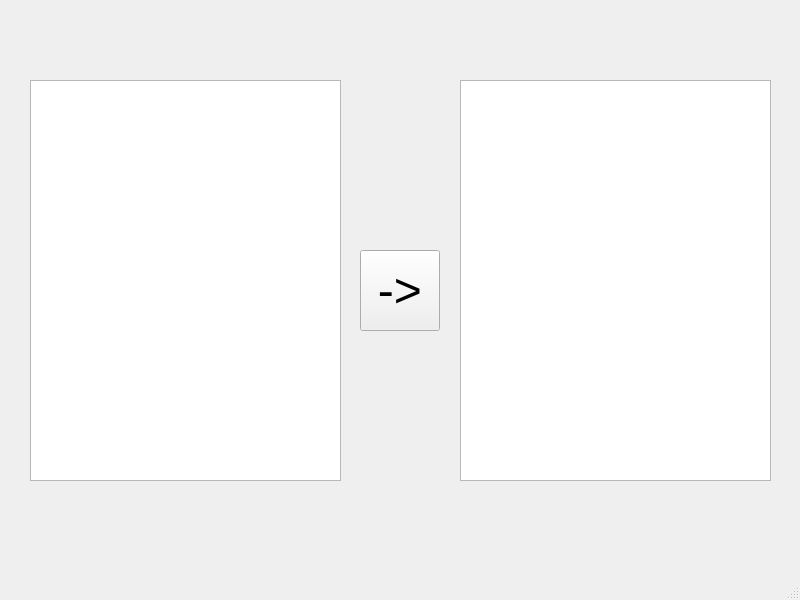
<?xml version="1.0" encoding="UTF-8"?>
<ui version="4.0">
 <class>MainWindow</class>
 <widget class="QMainWindow" name="MainWindow">
  <property name="geometry">
   <rect>
    <x>0</x>
    <y>0</y>
    <width>800</width>
    <height>600</height>
   </rect>
  </property>
  <property name="windowTitle">
   <string>MainWindow</string>
  </property>
  <widget class="QWidget" name="centralwidget">
   <widget class="QTextEdit" name="textEdit">
    <property name="geometry">
     <rect>
      <x>30</x>
      <y>80</y>
      <width>311</width>
      <height>401</height>
     </rect>
    </property>
    <property name="font">
     <font>
      <pointsize>12</pointsize>
     </font>
    </property>
    <property name="html">
     <string>&lt;!DOCTYPE HTML PUBLIC &quot;-//W3C//DTD HTML 4.0//EN&quot; &quot;http://www.w3.org/TR/REC-html40/strict.dtd&quot;&gt;
&lt;html&gt;&lt;head&gt;&lt;meta name=&quot;qrichtext&quot; content=&quot;1&quot; /&gt;&lt;meta charset=&quot;utf-8&quot; /&gt;&lt;style type=&quot;text/css&quot;&gt;
p, li { white-space: pre-wrap; }
&lt;/style&gt;&lt;/head&gt;&lt;body style=&quot; font-family:'Segoe UI'; font-size:12pt; font-weight:400; font-style:normal;&quot;&gt;
&lt;p style=&quot;-qt-paragraph-type:empty; margin-top:0px; margin-bottom:0px; margin-left:0px; margin-right:0px; -qt-block-indent:0; text-indent:0px; font-size:9pt;&quot;&gt;&lt;br /&gt;&lt;/p&gt;&lt;/body&gt;&lt;/html&gt;</string>
    </property>
   </widget>
   <widget class="QTextEdit" name="textEdit_2">
    <property name="geometry">
     <rect>
      <x>460</x>
      <y>80</y>
      <width>311</width>
      <height>401</height>
     </rect>
    </property>
    <property name="font">
     <font>
      <pointsize>12</pointsize>
     </font>
    </property>
    <property name="html">
     <string>&lt;!DOCTYPE HTML PUBLIC &quot;-//W3C//DTD HTML 4.0//EN&quot; &quot;http://www.w3.org/TR/REC-html40/strict.dtd&quot;&gt;
&lt;html&gt;&lt;head&gt;&lt;meta name=&quot;qrichtext&quot; content=&quot;1&quot; /&gt;&lt;meta charset=&quot;utf-8&quot; /&gt;&lt;style type=&quot;text/css&quot;&gt;
p, li { white-space: pre-wrap; }
&lt;/style&gt;&lt;/head&gt;&lt;body style=&quot; font-family:'Segoe UI'; font-size:12pt; font-weight:400; font-style:normal;&quot;&gt;
&lt;p style=&quot;-qt-paragraph-type:empty; margin-top:0px; margin-bottom:0px; margin-left:0px; margin-right:0px; -qt-block-indent:0; text-indent:0px; font-size:9pt;&quot;&gt;&lt;br /&gt;&lt;/p&gt;&lt;/body&gt;&lt;/html&gt;</string>
    </property>
   </widget>
   <widget class="QPushButton" name="pushButton">
    <property name="geometry">
     <rect>
      <x>360</x>
      <y>250</y>
      <width>80</width>
      <height>81</height>
     </rect>
    </property>
    <property name="font">
     <font>
      <pointsize>36</pointsize>
     </font>
    </property>
    <property name="text">
     <string>-&gt;</string>
    </property>
   </widget>
  </widget>
  <widget class="QMenuBar" name="menubar">
   <property name="geometry">
    <rect>
     <x>0</x>
     <y>0</y>
     <width>800</width>
     <height>21</height>
    </rect>
   </property>
  </widget>
  <widget class="QStatusBar" name="statusbar"/>
 </widget>
 <resources/>
 <connections/>
</ui>
